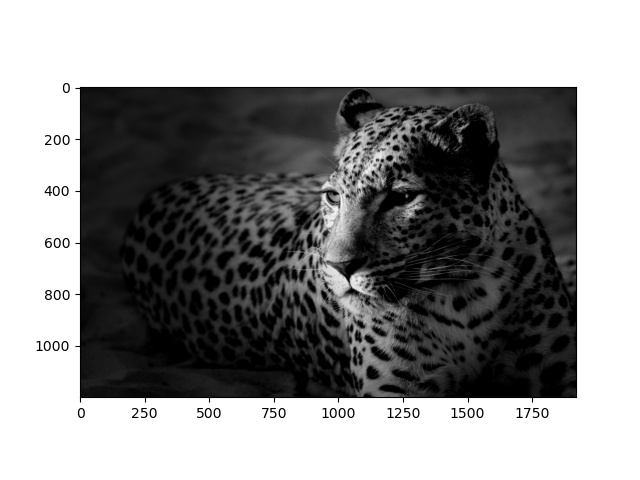
#> input picture src/test1out.jpg, 640 x 480 px, found by its file name
$ python CompressPicture.py test1out.jpg test1out.jpg
#> lines starting #> are read from the running program, lines starting #| are printed output that depends on the picture
### src/compressor.py
import numpy as np
from pathlib import Path
from matplotlib import image
from matplotlib import pyplot as plt

# Changes Pillow object to Numpy array
# Input: Pillow object
# Output: Numpy array
def ImagetoMatrix(picpath):
#> called with picpath = 'Images/test1out.jpg'
    inputmatrix = image.imread(picpath)[:,:,0]
#> inputmatrix: shape (480, 640); min 0, max 255, mean 145.7
    return inputmatrix

# Converts matrix to image then saves to output file
# Input: Matrix of image, desired output file name
# Output: Output file with image, returns nothing
def MatrixtoImage(revisedMatrix, outputPath):
    plt.figure()
    plt.imshow(revisedMatrix, cmap="gray")
    plt.savefig(outputPath)
    return None

### src/conversion.py
import numpy as np
# Error and exception handling under main

# Calculate non zero svd values
# Input: Matrix of an image, optional: desired number of singular values
# Output: New optimized matrix
def convertMatrix(workingMatrix):
    u, s, v = np.linalg.svd(workingMatrix)
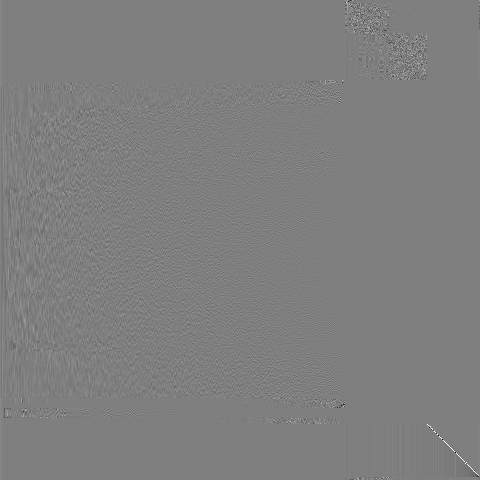
#> u: shape (480, 480) float64; min -0.984, max 0.988, mean 4.58e-05; drawn with min black and max white
#> s = 480 values, max 93898.6 at index 0, min 4.73e-12 at index 479, mean 520.9
    i = len(s)
#> i = 480
    m, n= workingMatrix.shape
#> m = 480; n = 640
    Newpicture = np.zeros((m,n))
    Newpicture = (u[:,:i])@np.diag(s[:i])@(v[:i,:])
    return Newpicture

### src/CompressPicture.py
from conversion import *
import os, sys
from PIL import Image
from pathlib import PurePath
from conversion import *
from compressor import *

# Method to check if argument type is correct
# Input: Condition to check, string explaining desired value
# Output: Ends program by raising exception
def checkArgtype(condition, wantedType):
    if (condition):
        raise Exception(wantedType)
    return

# Find path for matrix
currentpath = os.getcwd()
imagepath = PurePath(currentpath).parent.joinpath('Images').joinpath(sys.argv[1])
outputpath = PurePath(currentpath).parent.joinpath('Images').joinpath(sys.argv[2])

# Check for any errors
checkArgtype(len(sys.argv) != 3,"Wrong amount of arguments.")
checkArgtype(os.path.exists(imagepath) == False, "Image doesn't exist.")

# Converts it to numpy matrix, optimizes matrix, and converts back to image within output file
currentImagematrix = ImagetoMatrix(str(imagepath))
optimized = convertMatrix(currentImagematrix)
MatrixtoImage(optimized, sys.argv[2])

print ("Image Conversion: Success!")
